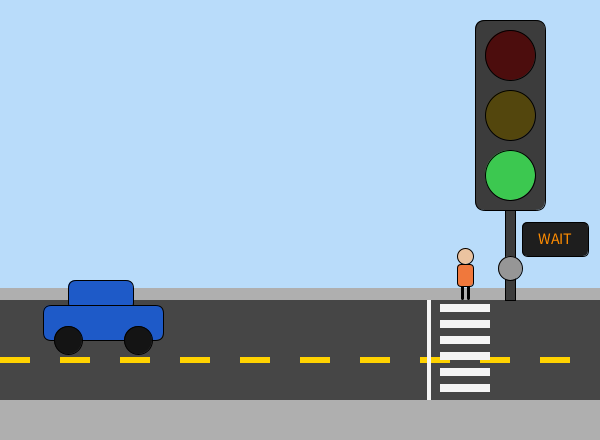
Frame 1 (no input)
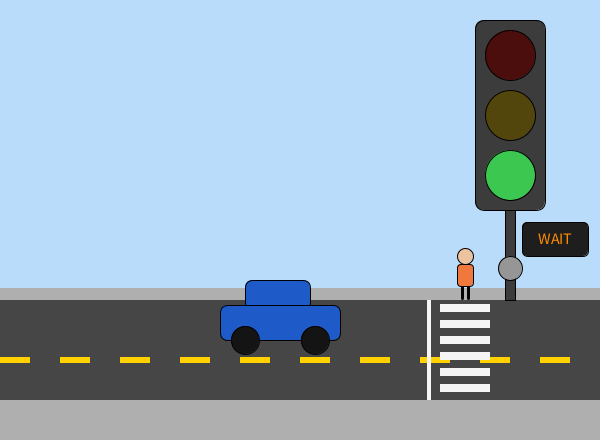
Frame 60 (the mouse pressed at the canvas centre just before this capture)
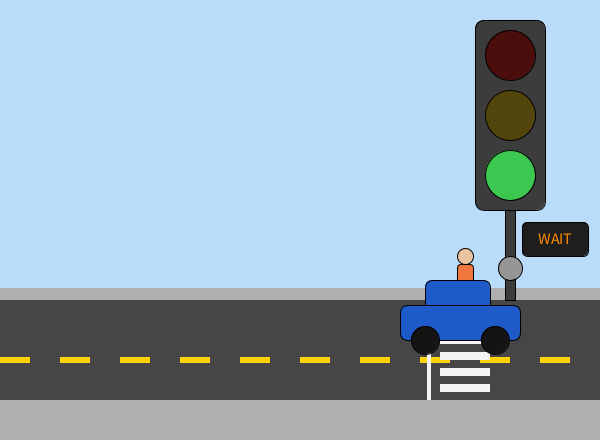
Frame 120 (the mouse held since frame 60 and released just before this capture)

The Processing sketch that drew these frames (run headless with seeded random() and noise(); from frame 60 on, the mouse is pressed at the canvas centre):

// Processing sketch: TrafficLightWalk
// ── TrafficLightWalk.pde
// Traffic light with a walk button: Visible Java Session 3
// TrafficLightFlags plus a walk sign and a person who crosses the street.
// From an idea in Session 2: a button that makes the car stop no matter what.
//
// Click the button on the pole. Green ends at once, then yellow, then red.
// When the car is behind the stop line or past the crosswalk, the sign says WALK
// and the person crosses. Red holds until they reach the other side.
// Once they are across, click again and they cross back.
// (The lights themselves don't take clicks here.)
//
// Six objects pass signals to each other with flags (booleans):
//   the button turns on the sign's requested flag  -> green ends
//   the red light's on flag                         -> the sign switches to WALK
//   the sign's walk flag                            -> the person crosses
//   the person's crossing flag                      -> the sign goes back to WAIT
//   the lights' on flags                            -> the car's speed
//
// Predict: you click the button while the light is green and the car's front
// bumper is just past the stop line. What happens, in order?

final int STOP_LINE = 425;     // the car's front bumper stops here
final int CROSS_RIGHT = 490;   // the crosswalk's right edge

Light red = new Light(510, 55, 230, 40, 40);
Light yellow = new Light(510, 115, 250, 210, 40);
Light green = new Light(510, 175, 60, 200, 80);
Car car = new Car(40, 305);
WalkSign walkSign = new WalkSign(522, 222, 510, 268);
Pedestrian person = new Pedestrian(465, 298, 430);
int counter = 0;

public void settings() {
  size(600, 440);
}

public void setup() {
  green.setOn(true);
}

public void draw() {
  background(185, 220, 250);

  // The light changes every 180 frames, but red holds
  // while someone is waiting to cross or crossing.
  boolean holdRed = red.isOn() && (walkSign.isRequested() || walkSign.isWalk());
  counter = counter + 1;
  if (counter >= 180 && !holdRed) {
    changeLight();
    counter = 0;
  }

  // A push on green ends the green now.
  if (walkSign.isRequested() && green.isOn()) {
    changeLight();
    counter = 0;
  }

  // Red, a push, and no car in the way: WALK.
  boolean carIsClear = car.getFront() <= STOP_LINE || car.getBack() >= CROSS_RIGHT;
  if (red.isOn() && walkSign.isRequested() && carIsClear) {
    walkSign.setRequested(false);
    walkSign.setWalk(true);
    person.startCrossing();
  }

  // The person walks. On the other side, the sign goes back to WAIT.
  person.walk();
  if (walkSign.isWalk() && !person.isCrossing()) {
    walkSign.setWalk(false);
  }

  // Red stops a car that has reached the line. A car already past it keeps going.
  // "Reached" means within 3 pixels, one step, so the car can't jump over the line.
  int front = car.getFront();
  boolean atLine = front >= STOP_LINE - 3 && front <= STOP_LINE;
  if (red.isOn() && atLine) {
    car.setSpeed(0);
  } else if (yellow.isOn()) {
    car.setSpeed(1);
  } else {
    car.setSpeed(3);
  }
  car.move();

  drawStreet();
  person.display();
  car.display();
  drawPole();
  red.display();
  yellow.display();
  green.display();
  walkSign.display();
}

public void changeLight() {
  if (green.isOn()) {
    turnOn(yellow);
  } else if (yellow.isOn()) {
    turnOn(red);
  } else {
    turnOn(green);
  }
}

// One light on, the other two off. Whichever light is passed in ends up on.
public void turnOn(Light light) {
  red.setOn(false);
  yellow.setOn(false);
  green.setOn(false);
  light.setOn(true);
}

// The button does nothing while the sign already says WALK.
public void mousePressed() {
  if (walkSign.buttonContains(mouseX, mouseY) && !walkSign.isWalk()) {
    walkSign.setRequested(true);
  }
}

public void drawStreet() {
  noStroke();
  fill(175);
  rect(0, 288, 600, 12);        // far sidewalk
  rect(0, 400, 600, 40);        // near sidewalk
  fill(70);
  rect(0, 300, 600, 100);       // road
  fill(255, 210, 0);
  for (int x = 0; x < 600; x += 60) {
    rect(x, 357, 30, 6);
  }
  fill(245);
  for (int y = 304; y < 400; y += 16) {
    rect(440, y, 50, 8);        // crosswalk
  }
  rect(427, 300, 4, 100);       // stop line
}

public void drawPole() {
  stroke(0);
  fill(60);
  rect(505, 210, 10, 90);       // pole
  rect(475, 20, 70, 190, 10);   // box
}

class Light {
  private int x;
  private int y;
  private int r;
  private int g;
  private int b;
  private boolean on;

  public Light(int x, int y, int r, int g, int b) {
    this.x = x;
    this.y = y;
    this.r = r;
    this.g = g;
    this.b = b;
    on = false;
  }

  public boolean isOn() {
    return on;
  }

  public void setOn(boolean on) {
    this.on = on;
  }

  public void display() {
    stroke(0);
    if (on) {
      fill(r, g, b);
    } else {
      fill(r / 3, g / 3, b / 3);
    }
    ellipse(x, y, 50, 50);
  }
}

class Car {
  private int x;
  private int y;
  private int speed;

  public Car(int x, int y) {
    this.x = x;
    this.y = y;
    speed = 0;
  }

  // The car is 120 long. x is its back bumper.
  public int getFront() {
    return x + 120;
  }

  public int getBack() {
    return x;
  }

  public void setSpeed(int speed) {
    this.speed = speed;
  }

  public void move() {
    x = x + speed;
    if (x > width) {
      x = -120;
    }
  }

  public void display() {
    stroke(0);
    fill(30, 90, 200);
    rect(x + 25, y - 25, 65, 30, 8);   // roof
    rect(x, y, 120, 35, 8);            // body
    fill(20);
    ellipse(x + 25, y + 35, 28, 28);   // back wheel
    ellipse(x + 95, y + 35, 28, 28);   // front wheel
  }
}

class WalkSign {
  private int boxX;
  private int boxY;
  private int buttonX;
  private int buttonY;
  private boolean walk;        // what the sign shows: WALK or WAIT
  private boolean requested;   // someone pushed the button and is waiting

  public WalkSign(int boxX, int boxY, int buttonX, int buttonY) {
    this.boxX = boxX;
    this.boxY = boxY;
    this.buttonX = buttonX;
    this.buttonY = buttonY;
    walk = false;
    requested = false;
  }

  public boolean isWalk() {
    return walk;
  }

  public void setWalk(boolean walk) {
    this.walk = walk;
  }

  public boolean isRequested() {
    return requested;
  }

  public void setRequested(boolean requested) {
    this.requested = requested;
  }

  // The button is 24 across, so a click within 12 of its center is on it.
  public boolean buttonContains(int mx, int my) {
    double distance = Math.sqrt(Math.pow(buttonX - mx, 2) + Math.pow(buttonY - my, 2));
    return distance <= 12;
  }

  public void display() {
    stroke(0);
    fill(30);
    rect(boxX, boxY, 66, 34, 6);
    textAlign(CENTER, CENTER);
    textSize(16);
    if (walk) {
      fill(245);
      text("WALK", boxX + 33, boxY + 16);
    } else {
      fill(255, 140, 0);
      text("WAIT", boxX + 33, boxY + 16);
    }

    // The button lights up while a push is waiting.
    if (requested) {
      fill(255, 220, 0);
    } else {
      fill(150);
    }
    ellipse(buttonX, buttonY, 24, 24);
  }
}

class Pedestrian {
  private int x;
  private int y;            // where the feet are
  private int topY;         // the far curb
  private int bottomY;      // the near curb
  private int direction;    // 1 walks down the screen, -1 walks back up
  private boolean crossing;

  public Pedestrian(int x, int topY, int bottomY) {
    this.x = x;
    this.topY = topY;
    this.bottomY = bottomY;
    y = topY;
    direction = 1;
    crossing = false;
  }

  public boolean isCrossing() {
    return crossing;
  }

  public void startCrossing() {
    crossing = true;
  }

  // One pixel a frame while crossing. At the other curb, stop and turn around.
  public void walk() {
    if (crossing) {
      y = y + direction;
      if (y == topY || y == bottomY) {
        crossing = false;
        direction = -direction;
      }
    }
  }

  public void display() {
    // Legs swing while crossing.
    int swing = 0;
    if (crossing && y % 20 < 10) {
      swing = 4;
    }
    stroke(0);
    strokeWeight(3);
    line(x - 3, y - 14, x - 3 - swing, y);
    line(x + 3, y - 14, x + 3 + swing, y);
    strokeWeight(1);
    fill(240, 120, 60);
    rect(x - 8, y - 34, 16, 22, 4);   // body
    fill(235, 195, 160);
    ellipse(x, y - 42, 16, 16);       // head
  }
}
